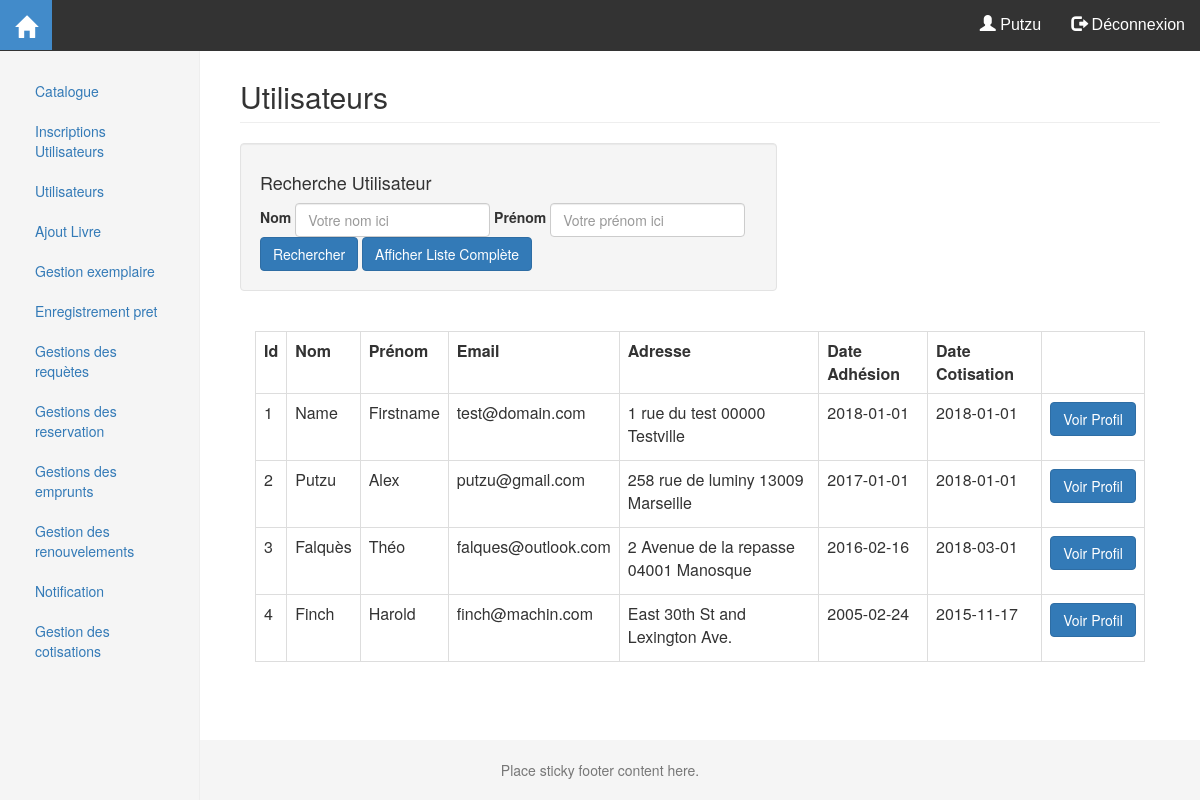
The app's page /admin/portail_admin.php?page=utilisateurs (signed in) with its own data.
### tables this page shows
Create table Adherant (
	IdAdherant integer
	PRIMARY KEY
	AUTO_INCREMENT,
	Mail VARCHAR(320) Unique,
	MDP varchar(100)
	NOT NULL,
	Nom varchar(100)
	NOT NULL,
	Prenom varchar(100)
	NOT NULL,
	Adresse varchar(100)
	NOT NULL,
	adhesion date,
	cotisation date
);

### fonctions/admin.php (called while the page is built, shortened)
<?php
include '../fonctions/user.php';
function listUser()
{
    global $bdd;
    $find = '';
    $req = 'SELECT IdAdherant,Nom,Prenom,Mail,Adresse,adhesion,cotisation FROM Adherant ' . $find;
    $result = $bdd->prepare($req);
    $result->execute();
    $data = $result->fetchAll();
    return $data;
}

### admin/user_list.inc.php (the view)
<div class="text-center">
    <table class="table table-bordered">
        <tr>
            <th>Id</th>
            <th>Nom</th>
            <th>Prénom</th>
            <th>Email</th>
            <th>Adresse</th>
            <th>Date Adhésion</th>
            <th>Date Cotisation</th>
        </tr>
        <?php $listUser=listUser();
        foreach ($listUser as $user) {
            echo '<tr>
                    <td>' . $user['IdAdherant'] . '</td>
                    <td>' . $user['Nom'] . '</td>
                    <td>' . $user['Prenom'] . '</td>
                    <td>' . $user['Mail'] . '</td>
                    <td>' . $user['Adresse'] . '</td>
                    <td>' . $user['adhesion'] . '</td>
                    <td>' . $user['cotisation'] . '</td>
                    <td>
                        <form action = "" method="post">
                            <button type="submit" class="btn btn-primary" name="profile" value=' . $user['IdAdherant'] . ' >Voir Profil</button>
                        </form>
                    </td>
                 </tr>';
        }?>
    </table>
</div>

### css/style.css (style rules this page uses)
html { position: relative; min-height: 100%; }
body { margin-bottom: 60px; }

### records on screen
adherant: IdAdherant "1", Nom "Name", Prenom "Firstname", Mail "test@domain.com", Adresse "1 rue du test 00000 Testville", adhesion "2018-01-01", cotisation "2018-01-01"
adherant: IdAdherant "2", Nom "Putzu", Prenom "Alex", Mail "putzu@gmail.com", Adresse "258 rue de luminy 13009 Marseille", adhesion "2017-01-01", cotisation "2018-01-01"
adherant: IdAdherant "3", Nom "Falquès", Prenom "Théo", Mail "falques@outlook.com", Adresse "2 Avenue de la repasse 04001 Manosque", adhesion "2016-02-16", cotisation "2018-03-01"
adherant: IdAdherant "4", Nom "Finch", Prenom "Harold", Mail "finch@machin.com", Adresse "East 30th St and Lexington Ave.", adhesion "2005-02-24", cotisation "2015-11-17"

### other values on screen
$_SESSION['Nom'] "Putzu"
$info['title'] "Catalogue"
$info['title'] "Inscriptions Utilisateurs"
$info['title'] "Utilisateurs"
$info['title'] "Ajout Livre"
$info['title'] "Gestion exemplaire"
$info['title'] "Enregistrement pret"
$info['title'] "Gestions des requètes"
$info['title'] "Gestions des reservation"
$info['title'] "Gestions des emprunts"
$info['title'] "Gestion des renouvelements"
$info['title'] "Notification"
$info['title'] "Gestion des cotisations"
